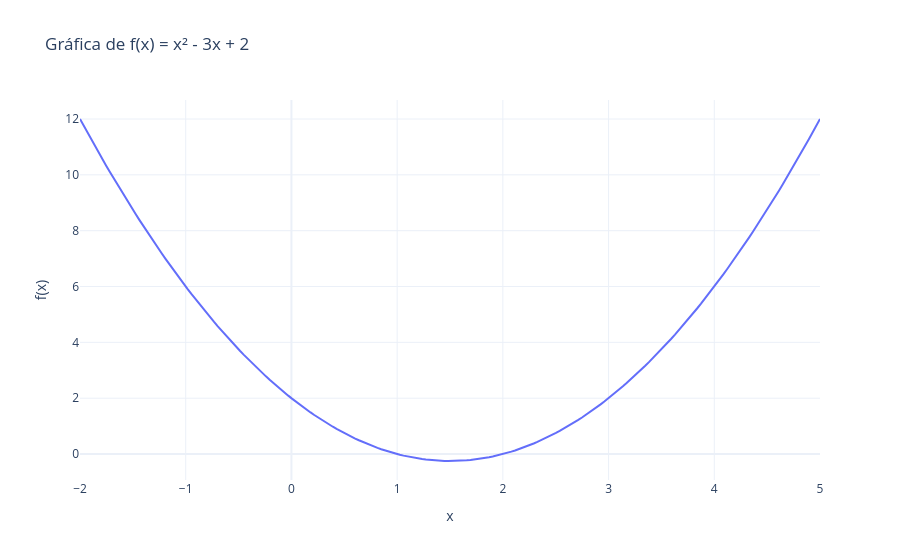

The cell this chart's notebook holds for it:
### Code cell
import numpy as np
import plotly.graph_objects as go

# Definición de la función
def f(x):
    return x**2 - 3*x + 2

# Dominio de la función
x = np.linspace(-2, 5, 200)
y = f(x)

# Crear la figura
fig = go.Figure()

fig.add_trace(go.Scatter(
    x=x,
    y=y,
    mode='lines',
    name='f(x) = x² - 3x + 2'
))

# Personalización
fig.update_layout(
    title='Gráfica de f(x) = x² - 3x + 2',
    xaxis_title='x',
    yaxis_title='f(x)',
    template='plotly_white'
)

# Mostrar
fig.show()
fig.write_image(r"C:\Users\marco\Downloads\grafica_funcion_cuadratica.png")

### Figure 1 — Plotly figure (JSON) as saved in the notebook; plotly's stock layout.template omitted (floating-point values rounded to 4 significant figures; data arrays with more than 128 entries replaced by an {"elided": "..."} marker saying what was removed)
{"data": [{"mode": "lines", "name": "f(x) = x² - 3x + 2", "type": "scatter", "x": {"elided": "200 float values"}, "y": {"elided": "200 float values"}}], "layout": {"title": {"text": "Gráfica de f(x) = x² - 3x + 2"}, "xaxis": {"title": {"text": "x"}}, "yaxis": {"title": {"text": "f(x)"}}}}
